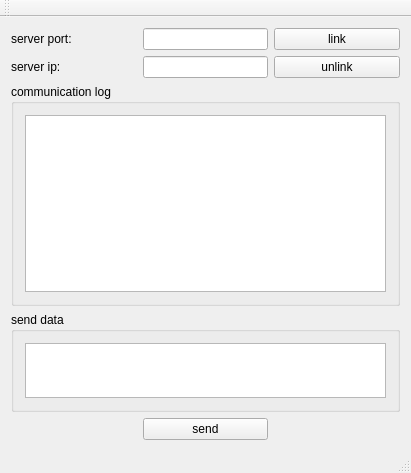
<?xml version="1.0" encoding="UTF-8"?>
<ui version="4.0">
 <class>MainWindow</class>
 <widget class="QMainWindow" name="MainWindow">
  <property name="geometry">
   <rect>
    <x>0</x>
    <y>0</y>
    <width>411</width>
    <height>473</height>
   </rect>
  </property>
  <property name="windowTitle">
   <string>MainWindow</string>
  </property>
  <widget class="QWidget" name="centralWidget">
   <layout class="QGridLayout" name="gridLayout_3">
    <item row="0" column="0">
     <widget class="QLabel" name="label">
      <property name="text">
       <string>server port:</string>
      </property>
     </widget>
    </item>
    <item row="0" column="1">
     <widget class="QLineEdit" name="serport"/>
    </item>
    <item row="0" column="2">
     <widget class="QPushButton" name="linkBtn">
      <property name="text">
       <string>link</string>
      </property>
     </widget>
    </item>
    <item row="1" column="0">
     <widget class="QLabel" name="label_2">
      <property name="text">
       <string>server ip:</string>
      </property>
     </widget>
    </item>
    <item row="1" column="1">
     <widget class="QLineEdit" name="serIp">
      <property name="text">
       <string/>
      </property>
     </widget>
    </item>
    <item row="1" column="2">
     <widget class="QPushButton" name="unlinkBtn">
      <property name="text">
       <string>unlink</string>
      </property>
     </widget>
    </item>
    <item row="2" column="0" colspan="3">
     <widget class="QGroupBox" name="groupBox">
      <property name="title">
       <string>communication log</string>
      </property>
      <layout class="QGridLayout" name="gridLayout">
       <item row="0" column="0">
        <widget class="QTextEdit" name="recText"/>
       </item>
      </layout>
     </widget>
    </item>
    <item row="3" column="0" colspan="3">
     <widget class="QGroupBox" name="groupBox_2">
      <property name="maximumSize">
       <size>
        <width>16777215</width>
        <height>100</height>
       </size>
      </property>
      <property name="title">
       <string>send data</string>
      </property>
      <layout class="QGridLayout" name="gridLayout_2">
       <item row="0" column="0">
        <widget class="QTextEdit" name="sendText"/>
       </item>
      </layout>
     </widget>
    </item>
    <item row="4" column="0">
     <spacer name="horizontalSpacer">
      <property name="orientation">
       <enum>Qt::Horizontal</enum>
      </property>
      <property name="sizeHint" stdset="0">
       <size>
        <width>124</width>
        <height>20</height>
       </size>
      </property>
     </spacer>
    </item>
    <item row="4" column="1">
     <widget class="QPushButton" name="sendBtn">
      <property name="text">
       <string>send</string>
      </property>
     </widget>
    </item>
    <item row="4" column="2">
     <spacer name="horizontalSpacer_2">
      <property name="orientation">
       <enum>Qt::Horizontal</enum>
      </property>
      <property name="sizeHint" stdset="0">
       <size>
        <width>124</width>
        <height>20</height>
       </size>
      </property>
     </spacer>
    </item>
   </layout>
  </widget>
  <widget class="QMenuBar" name="menuBar">
   <property name="geometry">
    <rect>
     <x>0</x>
     <y>0</y>
     <width>411</width>
     <height>22</height>
    </rect>
   </property>
  </widget>
  <widget class="QToolBar" name="mainToolBar">
   <attribute name="toolBarArea">
    <enum>TopToolBarArea</enum>
   </attribute>
   <attribute name="toolBarBreak">
    <bool>false</bool>
   </attribute>
  </widget>
  <widget class="QStatusBar" name="statusBar"/>
 </widget>
 <layoutdefault spacing="6" margin="11"/>
 <resources/>
 <connections/>
</ui>
